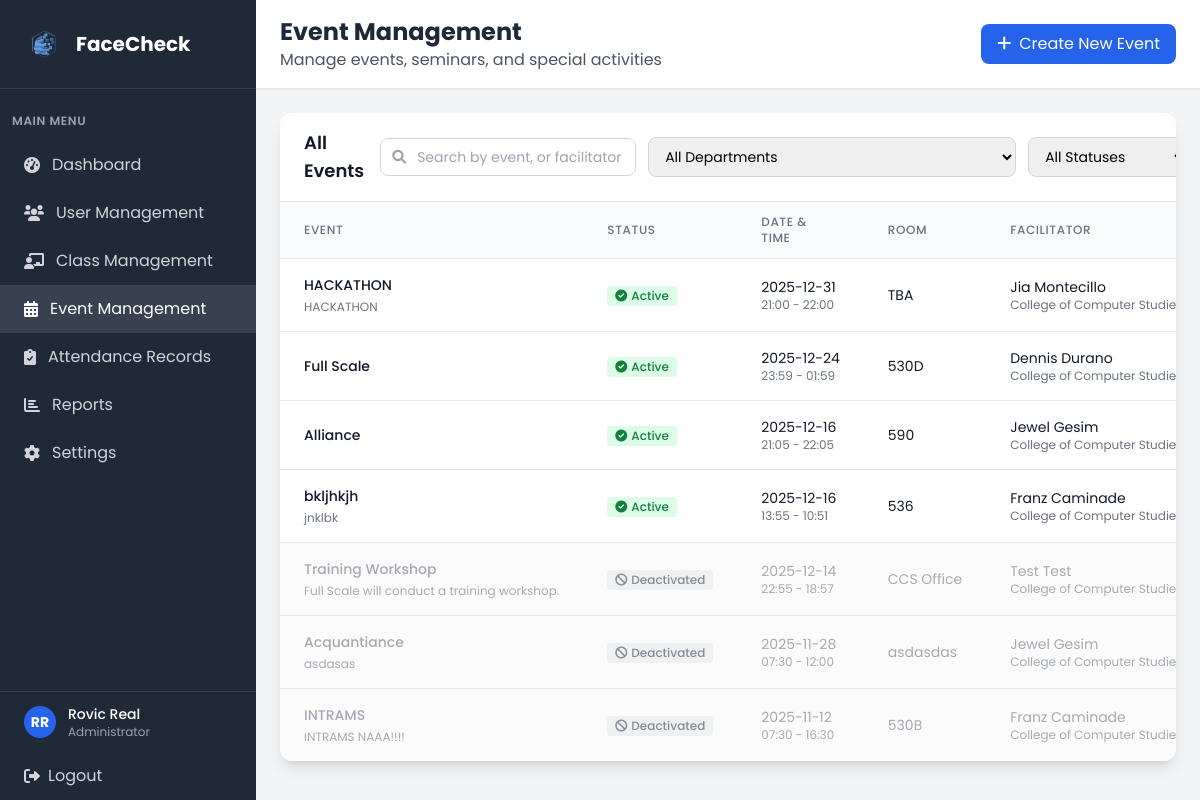
Screenshot of /admin/events (signed in) with the database file from the repository.
### tables this page shows
CREATE TABLE user (
            user_id INTEGER PRIMARY KEY AUTOINCREMENT,
            idno VARCHAR(20) NOT NULL UNIQUE,
            firstname VARCHAR(50) NOT NULL,
            lastname VARCHAR(50) NOT NULL,
            role VARCHAR(10) NOT NULL CHECK (role IN ('admin', 'faculty', 'student')),
            password VARCHAR(255) NOT NULL,
            created_at DATETIME DEFAULT CURRENT_TIMESTAMP,
            is_active BOOLEAN DEFAULT 1,
            dept_id INTEGER, admin_profile_picture VARCHAR(255),
            FOREIGN KEY (dept_id) REFERENCES department(dept_id)
        );

CREATE TABLE event (
            event_id INTEGER PRIMARY KEY AUTOINCREMENT,
            event_name VARCHAR(20) NOT NULL,
            description TEXT,
            event_date DATETIME NOT NULL,
            start_time TIME,
            end_time TIME,
            room VARCHAR(20),
            faculty_id INTEGER NOT NULL, is_active BOOLEAN DEFAULT 1,
            FOREIGN KEY (faculty_id) REFERENCES faculty(faculty_id)
        );

CREATE TABLE department (
            dept_id INTEGER PRIMARY KEY AUTOINCREMENT,
            dept_name VARCHAR(50) NOT NULL
        );

### app.py (the view, shortened to what this page needs)
@app.route('/admin/events')
def admin_events():
    if 'user_id' not in session or session['role'] != 'admin':
        return redirect(url_for('login'))
    conn = get_db_connection()
    search = request.args.get('search', '').strip()
    dept_filter = request.args.get('dept', '').strip()
    status_filter = request.args.get('status', '').strip()  # 'active', 'inactive', or ''
    base_query = '''
        SELECT e.*, u.firstname, u.lastname, d.dept_name
        FROM event e
        JOIN faculty f ON e.faculty_id = f.faculty_id
        JOIN user u ON f.user_id = u.user_id
        LEFT JOIN department d ON u.dept_id = d.dept_id
    '''
    conditions = []
    params = []
    if dept_filter:
        conditions.append('u.dept_id = ?')
        params.append(int(dept_filter))
    if status_filter == 'active':
        conditions.append('e.is_active = 1')
    elif status_filter == 'inactive':
        conditions.append('e.is_active = 0')
    if conditions:
        base_query += ' WHERE ' + ' AND '.join(conditions)
    base_query += ' ORDER BY e.is_active DESC, e.event_date DESC'
    events = conn.execute(base_query, params).fetchall()
    faculty = conn.execute('''
        SELECT f.faculty_id, u.firstname, u.lastname, d.dept_name
        FROM faculty f
        JOIN user u ON f.user_id = u.user_id
        LEFT JOIN department d ON u.dept_id = d.dept_id
        WHERE u.is_active = 1
        ORDER BY u.firstname, u.lastname
    ''').fetchall()
    departments = conn.execute('''
        SELECT MIN(dept_id) as dept_id, dept_name
        FROM department
        GROUP BY dept_name
        ORDER BY dept_name
    ''').fetchall()
    conn.close()
    return render_template('admin_events.html',
                           events=events,
                           faculty=faculty,
                           departments=departments,
                           search=search,
                           selected_dept=dept_filter,
                           selected_status=status_filter)

### app.py (called while the page is built)
@app.context_processor
def inject_current_admin():
    current_admin = None
    if 'user_id' in session and session.get('role') == 'admin':
        conn = get_db_connection()
        try:
            conn.execute('ALTER TABLE user ADD COLUMN admin_profile_picture VARCHAR(255)')
            conn.commit()
        except Exception:
            pass  # Column already exists
        current_admin = conn.execute(
            '''
            SELECT u.*, d.dept_name
            FROM user u
            LEFT JOIN department d ON u.dept_id = d.dept_id
            WHERE u.user_id = ?
            ''',
            (session['user_id'],)
        ).fetchone()
        conn.close()
    return dict(current_admin=current_admin)

### templates/admin_events.html (shortened to what this page needs)
<!DOCTYPE html>
<html lang="en">
<head>
    <script src="https://cdn.tailwindcss.com"></script>
    <link href="https://cdnjs.cloudflare.com/ajax/libs/font-awesome/6.0.0/css/all.min.css" rel="stylesheet">
    <link rel="stylesheet" href="{{ url_for('static', filename='css/global.css') }}">
</head>
<body class="bg-gray-100">
    <div class="flex h-screen">
        <div class="w-64 bg-gray-800 text-white">
            <div class="p-6 border-b border-gray-700">
                <div class="flex items-center">
                    <img src="{{ url_for('static', filename='img/FaceCheck_Logo.png') }}" alt="FaceCheck logo" class="w-10 h-10 mr-3">
                    <h1 class="text-xl font-bold">FaceCheck</h1>
                </div>
            </div>
            <nav class="mt-6">
                <div class="px-3">
                    <div class="text-xs font-semibold text-gray-400 uppercase tracking-wider mb-3">Main Menu</div>
                </div>
                <a href="{{ url_for('dashboard') }}" class="flex items-center px-6 py-3 text-gray-300 hover:bg-gray-700 hover:text-white transition duration-200">
                    <i class="fas fa-tachometer-alt mr-3"></i>
                    Dashboard
                </a>
                <a href="{{ url_for('admin_users') }}" class="flex items-center px-6 py-3 text-gray-300 hover:bg-gray-700 hover:text-white transition duration-200">
                    <i class="fas fa-users mr-3"></i>
                    User Management
                </a>
                <a href="{{ url_for('admin_classes') }}" class="flex items-center px-6 py-3 text-gray-300 hover:bg-gray-700 hover:text-white transition duration-200">
                    <i class="fas fa-chalkboard-teacher mr-3"></i>
                    Class Management
                </a>
                <a href="{{ url_for('admin_events') }}" class="flex items-center px-6 py-3 bg-gray-700 text-white">
                    <i class="fas fa-calendar-alt mr-3"></i>
                    Event Management
                </a>
                <a href="{{ url_for('admin_attendance') }}" class="flex items-center px-6 py-3 text-gray-300 hover:bg-gray-700 hover:text-white transition duration-200">
                    <i class="fas fa-clipboard-check mr-3"></i>
                    Attendance Records
                </a>
                <a href="/reports" class="flex items-center px-6 py-3 text-gray-300 hover:bg-gray-700 hover:text-white transition duration-200">
                    <i class="fas fa-chart-bar mr-3"></i>
                    Reports
                </a>
                <a href="/settings" class="flex items-center px-6 py-3 text-gray-300 hover:bg-gray-700 hover:text-white transition duration-200">
                    <i class="fas fa-cog mr-3"></i>
                    Settings
                </a>
            </nav>
            <div class="absolute bottom-0 w-64 border-t border-gray-700">
                <a href="{{ url_for('admin_profile') }}" class="flex items-center px-6 py-3 hover:bg-gray-700 transition duration-200">
                    {% if current_admin and current_admin.admin_profile_picture %}
                    <img src="{{ url_for('static', filename='profile_pictures/' + current_admin.admin_profile_picture) }}"
                         alt="{{ current_admin.firstname }} {{ current_admin.lastname }}"
                         class="w-8 h-8 rounded-full object-cover border-2 border-blue-600 mr-3">
                    {% else %}
                    <div class="w-8 h-8 bg-blue-600 rounded-full flex items-center justify-center mr-3">
                        <span class="text-white text-sm font-bold">
                            {{ (current_admin.firstname[0] ~ current_admin.lastname[0]) if current_admin else 'A' }}
                        </span>
                    </div>
                    {% endif %}
                    <div>
                        <div class="text-sm font-medium">
                            {{ (current_admin.firstname ~ ' ' ~ current_admin.lastname) if current_admin else 'Admin User' }}
                        </div>
                        <div class="text-xs text-gray-400">Administrator</div>
                    </div>
                </a>
                <a href="{{ url_for('logout') }}" class="flex items-center px-6 py-3 text-gray-300 hover:bg-gray-700 hover:text-white transition duration-200">
                    <i class="fas fa-sign-out-alt mr-2"></i>
                    Logout
                </a>
            </div>
        </div>
        <div class="flex-1 flex flex-col overflow-hidden">
            <header class="bg-white shadow-sm border-b border-gray-200">
                <div class="px-6 py-4">
                    <div class="flex items-center justify-between">
                        <div>
                            <h2 class="text-2xl font-bold text-gray-800">Event Management</h2>
                            <p class="text-gray-600">Manage events, seminars, and special activities</p>
                        </div>
                        <a href="{{ url_for('create_event') }}" class="bg-blue-600 text-white px-4 py-2 rounded-lg hover:bg-blue-700 transition duration-200">
                            <i class="fas fa-plus mr-2"></i>Create New Event
                        </a>
                    </div>
                </div>
            </header>
            <main class="flex-1 overflow-y-auto p-6">
                <div class="bg-white rounded-xl shadow-lg overflow-hidden">
                    <div class="px-6 py-4 border-b border-gray-200">
                        <div class="flex flex-col md:flex-row md:items-center md:justify-between gap-4">
                            <h3 class="text-lg font-semibold text-gray-900">All Events</h3>
                            <form method="GET" action="{{ url_for('admin_events') }}" class="flex flex-col md:flex-row gap-3 md:items-center">
                                <div class="relative">
                                    <span class="absolute inset-y-0 left-0 pl-3 flex items-center pointer-events-none">
                                    </span>
                                    <input
                                        type="text"
                                        name="search"
                                        value="{{ search or '' }}"
                                        placeholder="Search by event, or facilitator"
                                        class="pl-9 pr-3 py-2 border border-gray-300 rounded-lg text-sm focus:ring-2 focus:ring-blue-500 focus:border-blue-500 w-64"
                                    >
                                </div>
                                <div class="flex flex-col md:flex-row gap-3">
                                    <select
                                        name="dept"
                                        class="py-2 px-3 border border-gray-300 rounded-lg text-sm focus:ring-2 focus:ring-blue-500 focus:border-blue-500 min-w-[200px]"
                                    >
                                        <option value="">All Departments</option>
                                    </select>
                                    <select
                                        name="status"
                                        class="py-2 px-3 border border-gray-300 rounded-lg text-sm focus:ring-2 focus:ring-blue-500 focus:border-blue-500 min-w-[160px]"
                                    >
                                        <option value="" {% if not selected_status %}selected{% endif %}>All Statuses</option>
                                    </select>
                                </div>
                            </form>
                        </div>
                    </div>
                    {% if events %}
                    <div class="overflow-x-auto">
                        <table class="min-w-full divide-y divide-gray-200">
                            <thead class="bg-gray-50">
                                <tr>
                                    <th class="px-6 py-3 text-left text-xs font-medium text-gray-500 uppercase tracking-wider">Event</th>
                                    <th class="px-6 py-3 text-left text-xs font-medium text-gray-500 uppercase tracking-wider">Status</th>
                                    <th class="px-6 py-3 text-left text-xs font-medium text-gray-500 uppercase tracking-wider">Date & Time</th>
                                    <th class="px-6 py-3 text-left text-xs font-medium text-gray-500 uppercase tracking-wider">Room</th>
                                    <th class="px-6 py-3 text-left text-xs font-medium text-gray-500 uppercase tracking-wider">Facilitator</th>
                                </tr>
                            </thead>
                            <tbody class="bg-white divide-y divide-gray-200">
                                {% for event in events %}
                                <tr class="hover:bg-gray-50 {% if not event.is_active %}opacity-60 bg-gray-50{% endif %}">
                                    <td class="px-6 py-4 whitespace-nowrap">
                                        <div class="text-sm font-medium {% if event.is_active %}text-gray-900{% else %}text-gray-500{% endif %}">{{ event.event_name }}</div>
                                        {% if event.description %}
                                        <div class="text-xs text-gray-500 mt-1">{{ event.description[:50] }}{% if event.description|length > 50 %}...{% endif %}</div>
                                        {% endif %}
                                    </td>
                                    <td class="px-6 py-4 whitespace-nowrap">
                                        {% if not event.is_active %}
                                        <span class="inline-flex items-center px-2 py-0.5 rounded text-xs font-medium bg-gray-200 text-gray-700">
                                            <i class="fas fa-ban mr-1 text-xs"></i>Deactivated
                                        </span>
                                        {% else %}
                                        <span class="inline-flex items-center px-2 py-0.5 rounded text-xs font-medium bg-green-100 text-green-700">
                                            <i class="fas fa-check-circle mr-1 text-xs"></i>Active
                                        </span>
                                        {% endif %}
                                    </td>
                                    <td class="px-6 py-4 whitespace-nowrap">
                                        <div class="text-sm {% if event.is_active %}text-gray-900{% else %}text-gray-500{% endif %}">{{ event.event_date }}</div>
                                        <div class="text-xs text-gray-500">{{ event.start_time }} - {{ event.end_time }}</div>
                                    </td>
                                    <td class="px-6 py-4 whitespace-nowrap">
                                        <div class="text-sm {% if event.is_active %}text-gray-900{% else %}text-gray-500{% endif %}">{{ event.room or 'TBA' }}</div>
                                    </td>
                                    <td class="px-6 py-4 whitespace-nowrap">
                                        <div class="text-sm {% if event.is_active %}text-gray-900{% else %}text-gray-500{% endif %}">{{ event.firstname }} {{ event.lastname }}</div>
                                        <div class="text-xs text-gray-500">{{ event.dept_name or 'No Department' }}</div>
                                    </td>
                                </tr>
                                {% endfor %}
                            </tbody>
                        </table>
                    </div>
                    {% endif %}
                </div>
            </main>
        </div>
    </div>
</body>
</html>

### static/css/global.css (style rules this page uses)
html, body, button, input, textarea, select { font-family: 'Poppins', 'Segoe UI', sans-serif !important; }

### rows the page displays
user: firstname+lastname "RR", firstname+lastname "Rovic Real"
event: event_name "HACKATHON", description "HACKATHON", is_active True (drawn), event_date "2025-12-31", start_time "21:00", end_time "22:00", room "TBA", firstname "Jia", lastname "Montecillo", dept_name "College of Computer…"
event: event_name "Full Scale", is_active True (drawn), event_date "2025-12-24", start_time "23:59", end_time "01:59", room "530D", firstname "Dennis", lastname "Durano", dept_name "College of Computer…"
event: event_name "Alliance", is_active True (drawn), event_date "2025-12-16", start_time "21:05", end_time "22:05", room "590", firstname "Jewel", lastname "Gesim", dept_name "College of Computer…"
event: event_name "bkljhkjh", description "jnklbk", is_active True (drawn), event_date "2025-12-16", start_time "13:55", end_time "10:51", room "536", firstname "Franz", lastname "Caminade", dept_name "College of Computer…"
event: event_name "Training Workshop", description "Full Scale will conduct a training workshop.", is_active False (drawn), event_date "2025-12-14", start_time "22:55", end_time "18:57", room "CCS Office", firstname "Test", lastname "Test", dept_name "College of Computer…"
event: event_name "Acquantiance", description "asdasas", is_active False (drawn), event_date "2025-11-28", start_time "07:30", end_time "12:00", room "asdasdas", firstname "Jewel", lastname "Gesim", dept_name "College of Computer…"
event: event_name "INTRAMS", description "INTRAMS NAAA!!!!", is_active False (drawn), event_date "2025-11-12", start_time "07:30", end_time "16:30", room "530B", firstname "Franz", lastname "Caminade", dept_name "College of Computer…"
